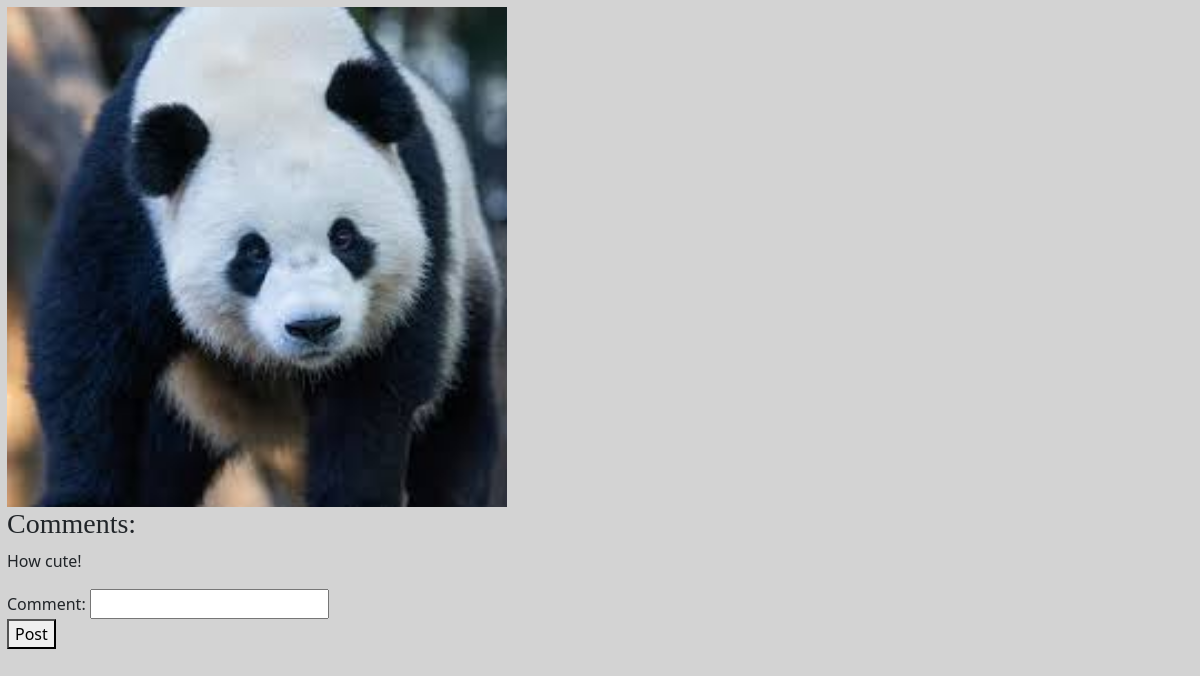
Screenshot of /image/29 with the database file from the repository.
### gallery/models.py (models this page shows)
class Image(models.Model):
    image = models.ImageField()
    session = models.CharField(max_length=100)
    tags = models.ManyToManyField(Tag)

class Comment(models.Model):
    comment = models.CharField(max_length = 200)
    image = models.ForeignKey(Image, on_delete=models.CASCADE, related_name="comments")

### gallery/views.py (the view, shortened to what this page needs)
# urls.py: path("image/<int:pk>", ImageDetailView.as_view(), name = "image_detail")
class ImageDetailView(DetailView):
    model = Image
    template_name = "gallery/detail.html"
    context_object_name = "image"
    def get(self, request, *args, **kwargs):
        self.object = self.get_object()
        recent = request.session.get("recent_images", [])
        image_id = self.object.id
        if(id in recent):
            recent.remove(id)
        recent.insert(0, image_id)
        recent = recent[:5]
        request.session["recent_images"] = recent
        return super().get(request, *args, **kwargs)
    def get_context_data(self, **kwargs):
        self.object = self.get_object()
        image_id = self.object.id
        comments_ = self.object.comments.all()
        context = super().get_context_data(**kwargs)
        context["comments"] = comments_
        context["form"] = CommentForm()
        return context

### gallery/views.py
class CommentForm(forms.ModelForm):
    class Meta:
        model = Comment
        fields = ["comment"]

### gallery/templates/gallery/detail.html (shortened to what this page needs)
{% load static %}
<!DOCTYPE html>
<html lang="en">
<head>
    <link href="https://cdn.jsdelivr.net/npm/bootstrap@5.3.8/dist/css/bootstrap.min.css" rel="stylesheet">
    <link href = "{% static 'gallery/style.css' %}" rel = "stylesheet">
</head>
<body>
    <img src = "{{image.image.url}}" width="500px">
    <h3>Comments: </h3>
    {% for comment in comments %}
    <div style = "border: 5px;">
    <p>{{comment.comment}}</p>
    </div>
    {% endfor %}
    <form method = "POST">
    {{form}}
    <button type = "submit">Post</button>
    </form>
</body>
</html>

### gallery/static/gallery/style.css (style rules this page uses)
body { padding: 7px; background-color: lightgray; }
h2, h3 { vertical-align: center; font-family: 'Fantasty'; }

### rows the page displays
Image: image (picture)
Comment: comment "How cute!"
